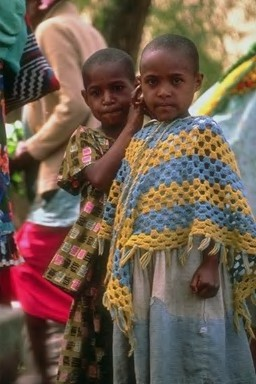
#> input picture edit/Corel1000/0.jpg, 256 x 384 px; its folder holds 4 pictures in this run
$ python color_hist.py
#> lines starting #> are read from the running program, lines starting #| are printed output that depends on the picture
import numpy as np
import argparse
import cv2
import os

a_list = os.listdir("./Corel1000")

arq = open("Corel_Colorhist.txt","w+")

arq.truncate()

features = []

arq.write(str(len(a_list))+"\n")
arq.write("128\n")
for x in a_list:

    image = cv2.imread("./Corel1000/"+x)
#> image is the input picture: shape (384, 256, 3); mean B, G, R 78.6, 93.3, 111.5
    gray = cv2.cvtColor(image, cv2.COLOR_BGR2GRAY)
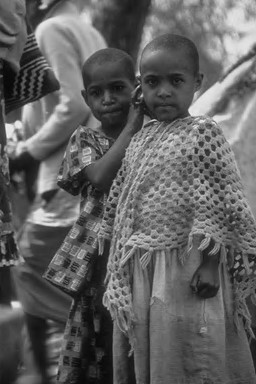
#> gray: shape (384, 256); min 6, max 240, mean 97.1
    hist = cv2.calcHist([gray], [0], None, [128], [0, 255])
#> hist = 128 values, max 1784 at index 40, min 0 at index 0, mean 768

    for y in hist:
        arq.write(str(int(y))+";")
#> this loop made 128 passes
#> y on passes 1 to 12: [0], [0], [0], [8], [62], [193], [297], [368], [376], [407], [533], [674]

    arq.write(x+"\n")
#> pass 2 of the loop `for x in a_list:`:
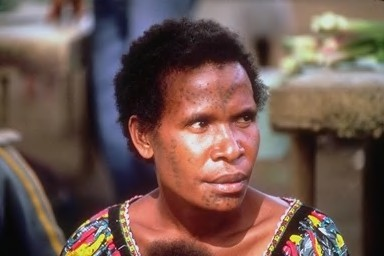
#> input picture edit/Corel1000/1.jpg, 384 x 256 px
#> image is the input picture: shape (256, 384, 3); mean B, G, R 79.8, 86.9, 111.8
#> `gray = cv2.cvtColor(image, cv2.COLOR_BGR2GRAY)`:
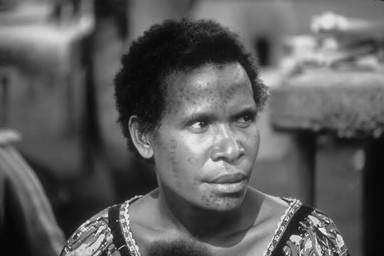
#> gray: shape (256, 384); min 6, max 244, mean 93.6
#> hist = 128 values, max 1733 at index 40, min 0 at index 0, mean 768
#> the loop `for y in hist:` made 128 passes
#> y on passes 1 to 8: [0], [0], [0], [344], [1318], [1234], [1180], [1018]
#> pass 3 of the loop `for x in a_list:`:
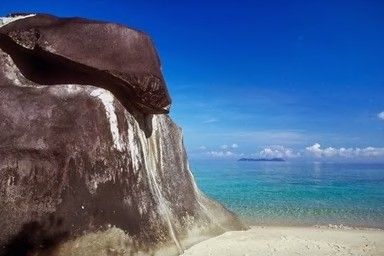
#> input picture edit/Corel1000/112.jpg, 384 x 256 px
#> image is the input picture: shape (256, 384, 3); mean B, G, R 135.5, 100.8, 77.9
#> `gray = cv2.cvtColor(image, cv2.COLOR_BGR2GRAY)`:
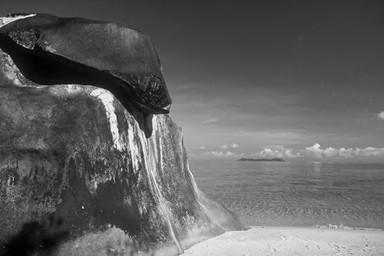
#> gray: shape (256, 384); min 1, max 250, mean 97.9
#> hist = 128 values, max 3053 at index 31, min 0 at index 126, mean 768
#> the loop `for y in hist:` made 128 passes
#> y on passes 1 to 8: [8], [300], [268], [218], [299], [342], [388], [434]
#> the loop made 4 passes; the first 3 are shown

arq.close()
